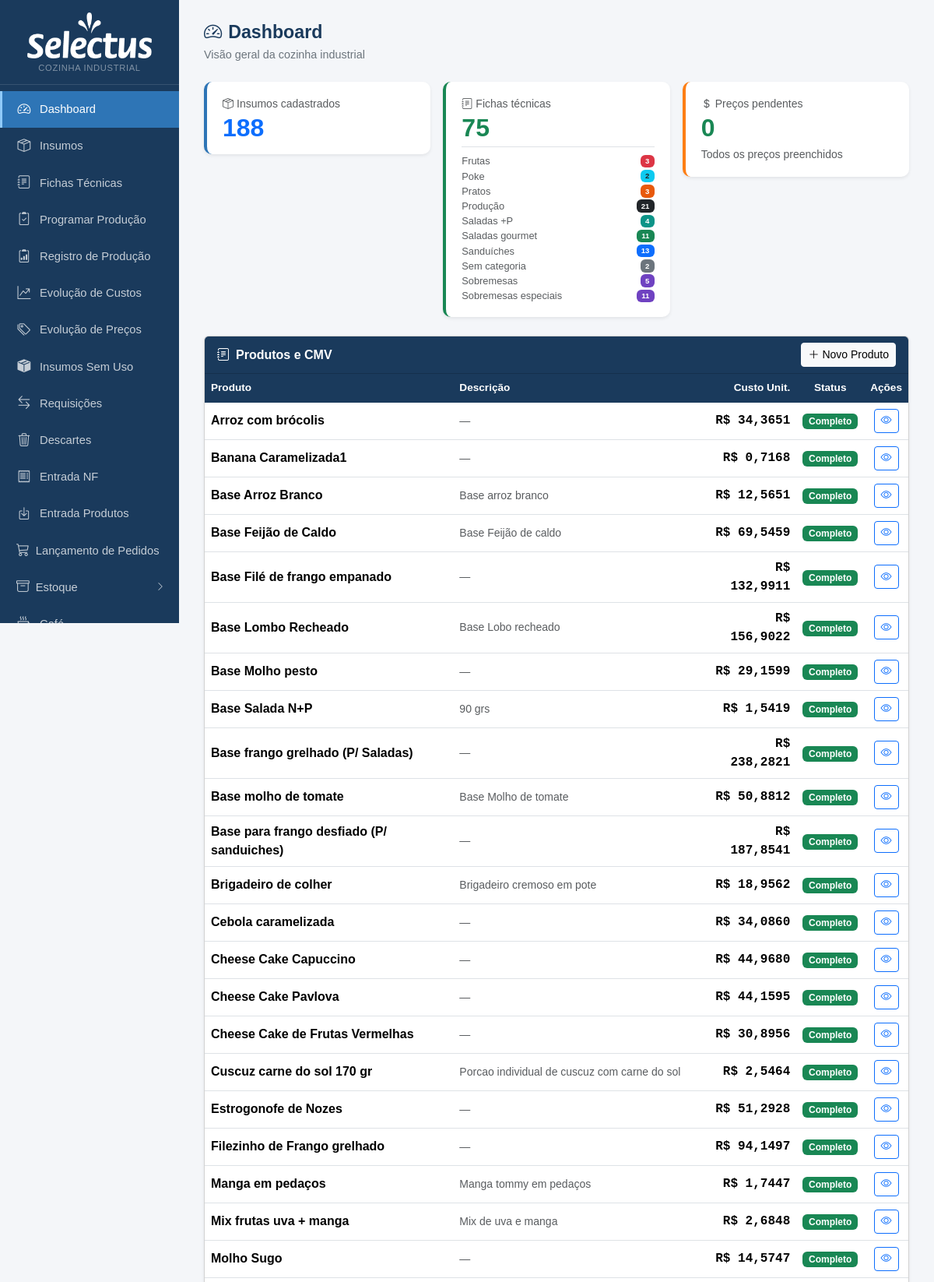
The page / (upper part) on the database its author committed.
### tables this page shows
CREATE TABLE produtos (
            id INTEGER PRIMARY KEY AUTOINCREMENT,
            nome TEXT NOT NULL,
            descricao TEXT,
            rendimento REAL DEFAULT 1,
            unidade_rendimento TEXT DEFAULT 'un'
        , categoria TEXT, valor_referencia REAL, status_revisao TEXT DEFAULT 'nao_revisada', status_revisao_custo TEXT DEFAULT 'nao_revisado', data_revisao TEXT, data_revisao_custo TEXT, ativo INTEGER NOT NULL DEFAULT 1, observacao TEXT);

### app.py (the view)
@app.route('/')
def index():
    db = get_db()
    n_ins  = db.execute('SELECT COUNT(*) FROM insumos').fetchone()[0]
    n_prod = db.execute('SELECT COUNT(*) FROM produtos').fetchone()[0]
    s_prec = db.execute('SELECT COUNT(*) FROM insumos WHERE preco_compra IS NULL AND produto_vinculado_id IS NULL').fetchone()[0]
    prods  = db.execute('SELECT * FROM produtos ORDER BY nome').fetchall()
    cats_count = db.execute('''SELECT COALESCE(categoria,'Sem categoria') as cat, COUNT(*) as n
                               FROM produtos GROUP BY cat ORDER BY cat''').fetchall()
    db.close()
    cards = [{'id': p['id'], 'nome': p['nome'], 'descricao': p['descricao'],
              **dict(zip(['custo','completo'], custo_produto(p['id'])))} for p in prods]
    cat_map = {nome: cls for nome, cls in CATEGORIAS}
    return render_template('index.html', n_ins=n_ins, n_prod=n_prod, s_prec=s_prec, cards=cards, cats_count=cats_count, cat_map=cat_map)

### app.py (called while the page is built)
def _to_br(value, decimals):
    if value is None:
        return '—'
    s = f'{float(value):,.{decimals}f}'
    return s.replace(',', 'X').replace('.', ',').replace('X', '.')

@app.template_filter('brl')
def brl_filter(value, decimals=2):
    return 'R$ ' + _to_br(value, decimals)

def get_db():
    c = sqlite3.connect(DB)
    c.row_factory = sqlite3.Row
    c.execute("PRAGMA foreign_keys = ON")
    return c

def count_alertas():
    try:
        db = get_db()
        n = db.execute('''SELECT COUNT(*) FROM insumos
                          WHERE estoque_minimo > 0 AND COALESCE(estoque_atual,0) < estoque_minimo''').fetchone()[0]
        db.close()
        return n
    except:
        return 0

@app.context_processor
def inject_alertas():
    try:
        db = get_db()
        n_ped = db.execute("SELECT COUNT(*) FROM pedidos WHERE status='aberto'").fetchone()[0]
        db.close()
    except Exception:
        n_ped = 0
    return dict(n_alertas=count_alertas(), n_pedidos_abertos=n_ped)

### templates/index.html (shortened to what this page needs)
{% extends "base.html" %}
{% block content %}
<div class="page-header">
  <h1><i class="bi bi-speedometer2 me-2"></i>Dashboard</h1>
  <p>Visão geral da cozinha industrial</p>
</div>
<div class="row g-3 mb-4">
  <div class="col-sm-4">
    <div class="card stat-card shadow-sm" style="border-left:4px solid #2e75b6">
      <div class="card-body">
        <div class="text-muted small mb-1"><i class="bi bi-box-seam me-1"></i>Insumos cadastrados</div>
        <div class="stat-num text-primary">{{ n_ins }}</div>
      </div>
    </div>
  </div>
  <div class="col-sm-4">
    <div class="card stat-card shadow-sm" style="border-left:4px solid #198754">
      <div class="card-body">
        <div class="text-muted small mb-1"><i class="bi bi-journal-text me-1"></i>Fichas técnicas</div>
        <div class="stat-num text-success">{{ n_prod }}</div>
        <div class="mt-2 pt-2 border-top">
          {% for row in cats_count %}
          <div class="d-flex justify-content-between align-items-center py-0" style="font-size:.8rem">
            <span class="text-muted">{{ row.cat }}</span>
            <span class="badge {{ cat_map.get(row.cat, 'bg-secondary') }} ms-1">{{ row.n }}</span>
          </div>
          {% endfor %}
        </div>
      </div>
    </div>
  </div>
  <div class="col-sm-4">
    <div class="card stat-card shadow-sm" style="border-left:4px solid #fd7e14">
      <div class="card-body">
        <div class="text-muted small mb-1"><i class="bi bi-currency-dollar me-1"></i>Preços pendentes</div>
        <div class="stat-num {{ 'text-warning' if s_prec > 0 else 'text-success' }}">{{ s_prec }}</div>
        <div class="mt-2 small text-muted">
          {% if s_prec == 0 %}Todos os preços preenchidos{% else %}Atualize em <a href="{{ url_for('insumos_lista') }}">Insumos</a>{% endif %}
        </div>
      </div>
    </div>
  </div>
</div>
<div class="card shadow-sm">
  <div class="card-header d-flex justify-content-between align-items-center py-2" style="background:#1a3a5c">
    <span class="text-white fw-semibold"><i class="bi bi-journal-text me-2"></i>Produtos e CMV</span>
    <a href="{{ url_for('ficha_nova') }}" class="btn btn-sm btn-light">
      <i class="bi bi-plus-lg me-1"></i>Novo Produto
    </a>
  </div>
  <div class="card-body p-0">
    {% if cards %}
    <table class="table table-hover mb-0">
      <thead>
        <tr>
          <th>Produto</th>
          <th>Descrição</th>
          <th class="text-end">Custo Unit.</th>
          <th class="text-center">Status</th>
          <th class="text-center">Ações</th>
        </tr>
      </thead>
      <tbody>
        {% for c in cards %}
        <tr>
          <td class="fw-semibold">{{ c.nome }}</td>
          <td class="text-muted small">{{ c.descricao or '—' }}</td>
          <td class="text-end font-monospace">
            {% if c.completo %}
              <strong>{{ c.custo|brl(4) }}</strong>
            {% else %}
              <span class="text-warning small"><i class="bi bi-dash-circle me-1"></i>preços incompletos</span>
            {% endif %}
          </td>
          <td class="text-center">
            {% if c.completo %}
              <span class="badge bg-success">Completo</span>
            {% else %}
              <span class="badge bg-warning text-dark">Incompleto</span>
            {% endif %}
          </td>
          <td class="text-center">
            <a href="{{ url_for('ficha_ver', id=c.id) }}" class="btn btn-sm btn-outline-primary">
              <i class="bi bi-eye"></i>
            </a>
          </td>
        </tr>
        {% endfor %}
      </tbody>
    </table>
    {% else %}
    <div class="text-center py-5 text-muted">
      <i class="bi bi-journal-plus" style="font-size:2.5rem"></i>
      <p class="mt-2">Nenhum produto cadastrado ainda.</p>
      <a href="{{ url_for('ficha_nova') }}" class="btn btn-primary">Criar primeiro produto</a>
    </div>
    {% endif %}
  </div>
</div>
{% endblock %}

### rows shown on the page
produtos: nome "Arroz com brócolis", descricao "—", custo|brl "R$ 34,3651", shows "Completo"
produtos: nome "Banana Caramelizada1", descricao "—", custo|brl "R$ 0,7168", shows "Completo"
produtos: nome "Base Arroz Branco", descricao "Base arroz branco", custo|brl "R$ 12,5651", shows "Completo"
produtos: nome "Base Feijão de Caldo", descricao "Base Feijão de caldo", custo|brl "R$ 69,5459", shows "Completo"
produtos: nome "Base Filé de frango empanado", descricao "—", custo|brl "R$ 132,9911", shows "Completo"
produtos: nome "Base Lombo Recheado", descricao "Base Lobo recheado", custo|brl "R$ 156,9022", shows "Completo"
produtos: nome "Base Molho pesto", descricao "—", custo|brl "R$ 29,1599", shows "Completo"
produtos: nome "Base Salada N+P", descricao "90 grs", custo|brl "R$ 1,5419", shows "Completo"
produtos: nome "Base frango grelhado (P/ Saladas)", descricao "—", custo|brl "R$ 238,2821", shows "Completo"
produtos: nome "Base molho de tomate", descricao "Base Molho de tomate", custo|brl "R$ 50,8812", shows "Completo"
produtos: nome "Base para frango desfiado (P/ sanduiches)", descricao "—", custo|brl "R$ 187,8541", shows "Completo"
produtos: nome "Brigadeiro de colher", descricao "Brigadeiro cremoso em pote", custo|brl "R$ 18,9562", shows "Completo"
produtos: nome "Cebola caramelizada", descricao "—", custo|brl "R$ 34,0860", shows "Completo"
produtos: nome "Cheese Cake Capuccino", descricao "—", custo|brl "R$ 44,9680", shows "Completo"
produtos: nome "Cheese Cake Pavlova", descricao "—", custo|brl "R$ 44,1595", shows "Completo"
produtos: nome "Cheese Cake de Frutas Vermelhas", descricao "—", custo|brl "R$ 30,8956", shows "Completo"
produtos: nome "Cuscuz carne do sol 170 gr", descricao "Porcao individual de cuscuz com carne do sol", custo|brl "R$ 2,5464", shows "Completo"
produtos: nome "Estrogonofe de Nozes", descricao "—", custo|brl "R$ 51,2928", shows "Completo"
produtos: nome "Filezinho de Frango grelhado", descricao "—", custo|brl "R$ 94,1497", shows "Completo"
produtos: nome "Manga em pedaços", descricao "Manga tommy em pedaços", custo|brl "R$ 1,7447", shows "Completo"
produtos: nome "Mix frutas uva + manga", descricao "Mix de uva e manga", custo|brl "R$ 2,6848", shows "Completo"
produtos: nome "Molho Sugo", descricao "—", custo|brl "R$ 14,5747", shows "Completo"

### other values the page prints
{{ n_ins }} "188"
{{ n_prod }} "75"
{{ row.cat }} "Frutas" "Poke" "Pratos" "Produção" "Saladas +P" "Saladas gourmet" "Sanduíches" "Sem categoria" "Sobremesas" "Sobremesas especiais"
{{ row.n }} "3" "2" "3" "21" "4" "11" "13" "2" "5" "11"
{{ s_prec }} "0"
